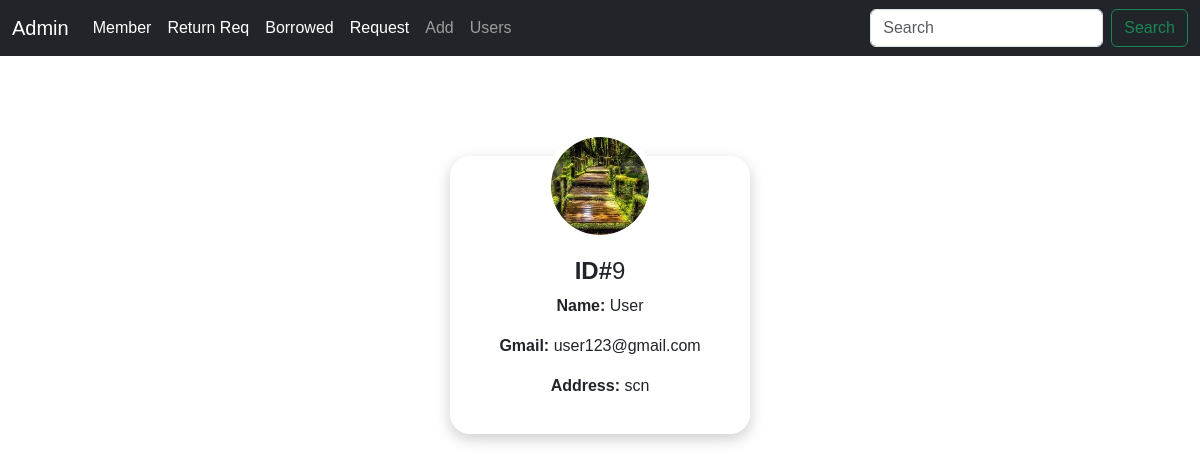
The app's page /manager/users/ with its own data.
### manager/models.py (models this page shows, shortened)
class member(models.Model):
    m_id=models.AutoField(primary_key=True)
    Name=models.CharField(max_length=100)
    Email=models.CharField(max_length=100)
    Password=models.CharField(max_length=200,default='')
    Address=models.CharField(max_length=500)
    image=models.ImageField(upload_to='image')

### manager/views.py (the view)
# urls.py: path('users/',views.users,name='Users'),
def users(request):
    query = request.GET.get('q', '')
    if query:
        user = member.objects.filter(
            Q(m_id__icontains=query) |
            Q(Name__icontains=query) |
            Q(Email__icontains=query)
        )
    else:
        user=member.objects.all()
    return render(request,'Users.html',{'member':user})

### manager/Templates/Users.html (shortened to what this page needs)
{% extends 'basic.html'%}
{% block body_class %}
home-page
{% endblock %}
{% block content %}
<div class="card-container">
    {% for i in member %}
        <div class="card-box">
            <img src="{{i.image.url}}" class="profile-img">
            <h4 class="mt-3"><b>ID#</b>{{i.m_id}}</h4>
            <p><b>Name:</b> {{i.Name}}</p>
            <p><b>Gmail:</b> {{i.Email}}</p>
            <p><b>Address:</b> {{i.Address}}</p>
        </div>
    {% endfor %}
</div>
{% endblock %}

### manager/Templates/Users.html (style rules this page uses)
.home-page { background:white; font-family:Arial; }
.card-container { display: flex; flex-wrap: wrap; justify-content: center; gap: 30px; margin-top: 100px; }
.card-box { width: 300px; padding: 30px 20px 20px 20px; text-align: center; border-radius: 20px; box-shadow: 0px 5px 15px rgba(0,0,0,0.2); transition: 0.4s; background:white; position: relative; }
.profile-img { width:110px; height:110px; border-radius:50%; object-fit:cover; margin-top: -55px; border:6px solid white; background:white; position: relative; z-index: 1; }

### records on screen
member: image (picture), m_id "9", Name "User", Email "user123@gmail.com", Address "scn"
